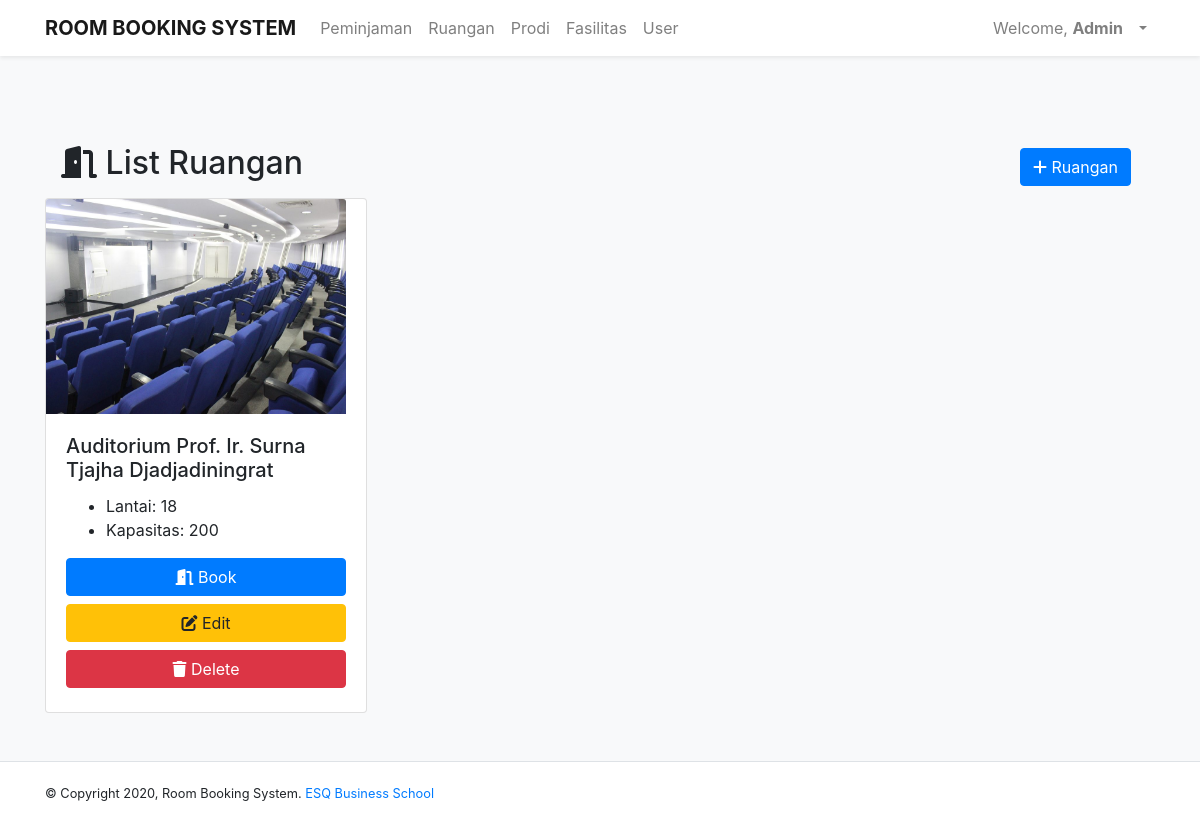
Screenshot of /dashboardAdmin.php?p=adminListRuangan (signed in) with the database file from the repository.
### tables this page shows
CREATE TABLE `ruangan` (
  `IDRuangan` int(11) NOT NULL,
  `namaRuangan` varchar(100) NOT NULL,
  `kapasitas` int(11) NOT NULL,
  `lantai` int(11) NOT NULL,
  `fotoRuangan` varchar(40) NOT NULL,
  `UserID` int(11) DEFAULT NULL
);

### inc.koneksi.php (called while the page is built, shortened)
<?php
    class Connection{
        private $host = "localhost";
        private $user = "root";
        private $password = "";
        function connect(){
            $conn = mysqli_connect($this->host, $this->user, $this->password);
            $this->connection = $conn;
        }
    }
?>

### class/class.Ruangan.php (called while the page is built, shortened)
<?php
class Ruangan extends Connection{
    public function SelectAllRuangan(){
        $sql = "SELECT * FROM ruangan";
        $result = mysqli_query($this->connection, $sql);
        $arrResult = Array();
        $count=0;
            while ($data = mysqli_fetch_array($result)){
                $objRuangan = new Ruangan();
                $objRuangan->IDRuangan=$data['IDRuangan'];
                $objRuangan->namaRuangan=$data['namaRuangan'];
                $objRuangan->lantai=$data['lantai'];
                $objRuangan->kapasitas=$data['kapasitas'];
                $objRuangan->fotoRuangan=$data['fotoRuangan'];
                $objRuangan->UserID=$data['UserID'];
                $arrResult[$count] = $objRuangan;
                $count++;
            }
        return $arrResult;
    }
}
?>

### pages/adminListRuangan.php (the view, shortened to what this page needs)
<div class="container">
    <div class="wrapper">
        <div class="Title">
            <div class="navbar">
                <h2><i class="fas fa-door-open"></i> List Ruangan</h2>
                <ul class="navbar-nav ml-auto">
                    <li class="nav-item">
                    <?php
                        if ($_SESSION["role"] == 'Admin') {
                        echo '<a class="btn btn-primary mr-2"  href="dashboardAdmin.php?p=tambahRuangan" role="button"><i class="fas fa-plus"></i> Ruangan</a>';
                        }
                    ?>
                    </li>
                </ul>
            </div>
            <div class="row row-cols-1 row-cols-md-3 m-0">
                <?php
                    require_once('./class/class.Ruangan.php');
                    $objRuangan = new Ruangan();
                    $arrayResult = $objRuangan->SelectAllRuangan();
                    if(count($arrayResult) == 0){
                        echo '<h3>Tidak ada data!</h3>';
                    } else{
                        foreach ($arrayResult as $dataRuangan) {
                            echo '<div class="col-mb-4">';
                            echo '<div class="card cardRuangan mr-5">';
                            echo '<img src="upload/'.$dataRuangan->fotoRuangan.'" class="card-img-top" alt="'.$dataRuangan->namaRuangan.'">';
                            echo '<div class="card-body">';
                            echo '<h5 class="card-title">'.$dataRuangan->namaRuangan.'</h5>';
                            echo '<ul>';
                            echo '<li>Lantai: '.$dataRuangan->lantai.'</li>';
                            echo '<li>Kapasitas: '.$dataRuangan->kapasitas.'</li>';
                            echo '</ul>';
                            echo '<a class="btn btn-primary btn-block mb-1" href="dashboardAdmin.php?p=formPinjam" role="button"><i class="fas fa-door-open"></i> Book</a>';
                            if ($_SESSION["role"] == 'Admin') {
                            echo '<a class="btn btn-warning btn-block mb-1" href="dashboardAdmin.php?p=tambahRuangan&IDRuangan='.$dataRuangan->IDRuangan.'"><i class="fas fa-edit"></i> Edit</a>';
                            echo '<a class="btn btn-danger btn-block mb-1" href="dashboardAdmin.php?p=deleteRuangan&IDRuangan='.$dataRuangan->IDRuangan.'" onclick="return confirm(\'Apakah anda yakin ingin mengahapus?\')"><i class="fas fa-trash"></i> Delete</a>';
                            }
                            echo '</div>';
                            echo '</div>';
                            echo '</div>';
                        }
                    }
                ?>
            </div>
        </div>
    </div>
</div>

### styles.css (style rules this page uses)
.Title { padding: 80px 0 0 0; }
.card-img-top { width: 100%; max-width: 300px; height: 215px; }

### rows the page displays
ruangan: fotoRuangan (picture), namaRuangan "Auditorium Prof. Ir. Surna Tjajha Djadjadiningrat", lantai "18", kapasitas "200"

### other values shown
$_SESSION["nama"] "Admin"
